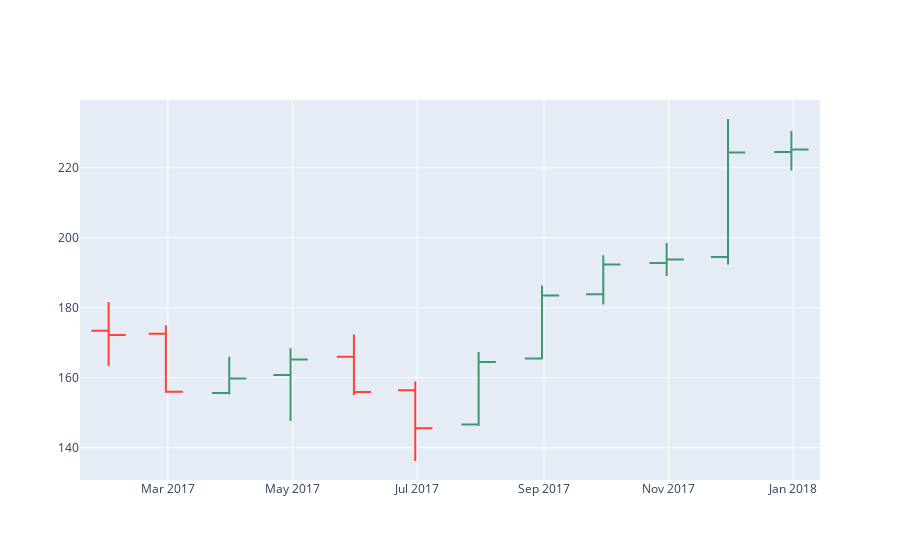

The cell this chart's notebook holds for it:
### Code cell
trace2 = go.Ohlc(x=sb_m.index,# Проблема месяц, есть ли решение на середину месяца
                open=sb_m['OPEN'],
                high=sb_m['HIGH'],
                low=sb_m['LOW'],
                close=sb_m['CLOSE'])


layout = go.Layout(
    xaxis = dict(
        rangeslider = dict(
            visible = False
        )
    )
)

data2 = [trace2]
fig = go.Figure(data=data2,layout=layout)
iplot(fig)

### Figure 1 — Plotly figure (JSON) as saved in the notebook; plotly's stock layout.template omitted (floating-point values rounded to 4 significant figures)
{"data": [{"close": [172.2, 156, 159.8, 165.2, 155.9, 145.6, 164.5, 183.5, 192.3, 193.8, 224.3, 225.2], "high": [181.7, 175.0, 166.0, 168.4, 172.4, 158.9, 167.3, 186.3, 195, 198.5, 233.9, 230.5], "low": [163.3, 155.7, 155.2, 147.6, 155.0, 136.2, 146.2, 165.3, 180.9, 189.1, 192.4, 219.2], "open": [173.4, 172.6, 155.7, 160.8, 166, 156.4, 146.7, 165.5, 183.8, 192.8, 194.5, 224.5], "type": "ohlc", "x": ["2017-01-31T00:00:00", "2017-02-28T00:00:00", "2017-03-31T00:00:00", "2017-04-30T00:00:00", "2017-05-31T00:00:00", "2017-06-30T00:00:00", "2017-07-31T00:00:00", "2017-08-31T00:00:00", "2017-09-30T00:00:00", "2017-10-31T00:00:00", "2017-11-30T00:00:00", "2017-12-31T00:00:00"]}], "layout": {"xaxis": {"rangeslider": {"visible": false}}}}
